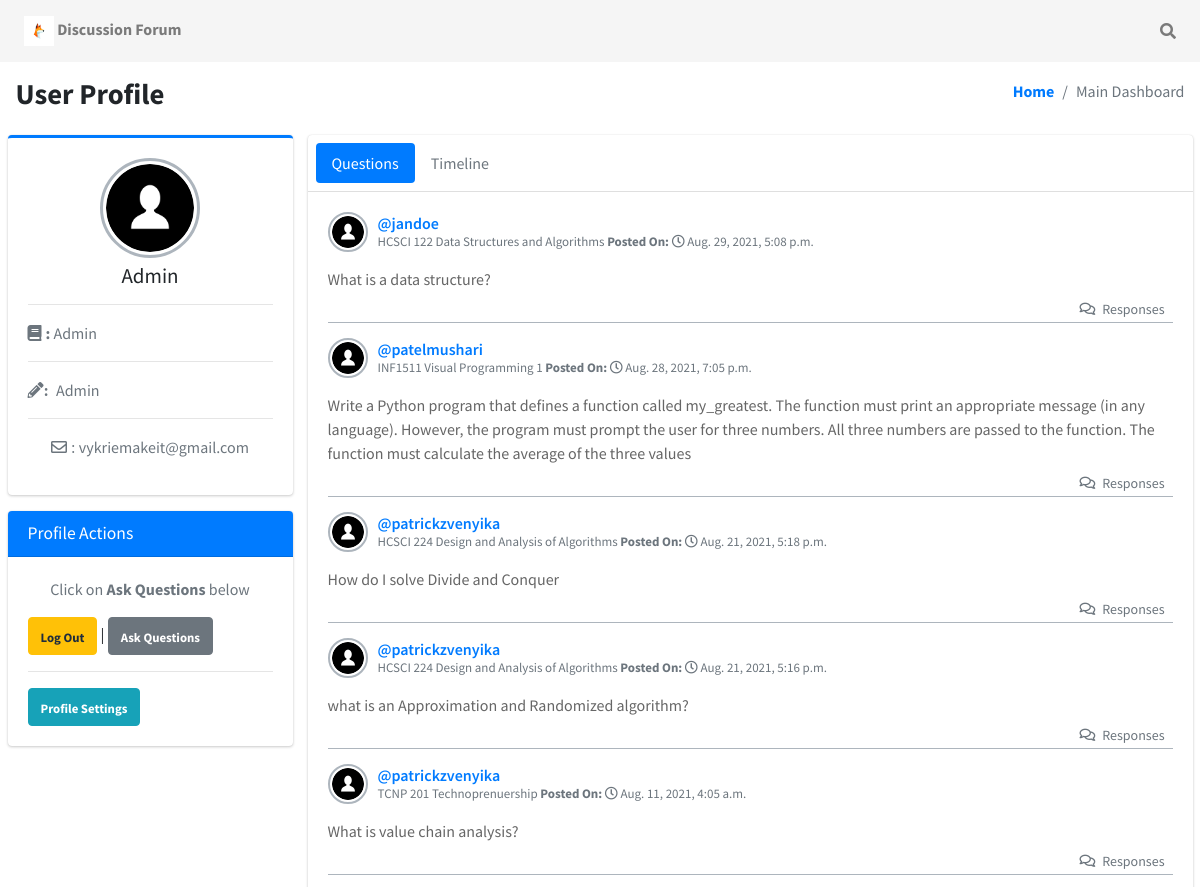
The app's page /main (signed in, upper part), older data.
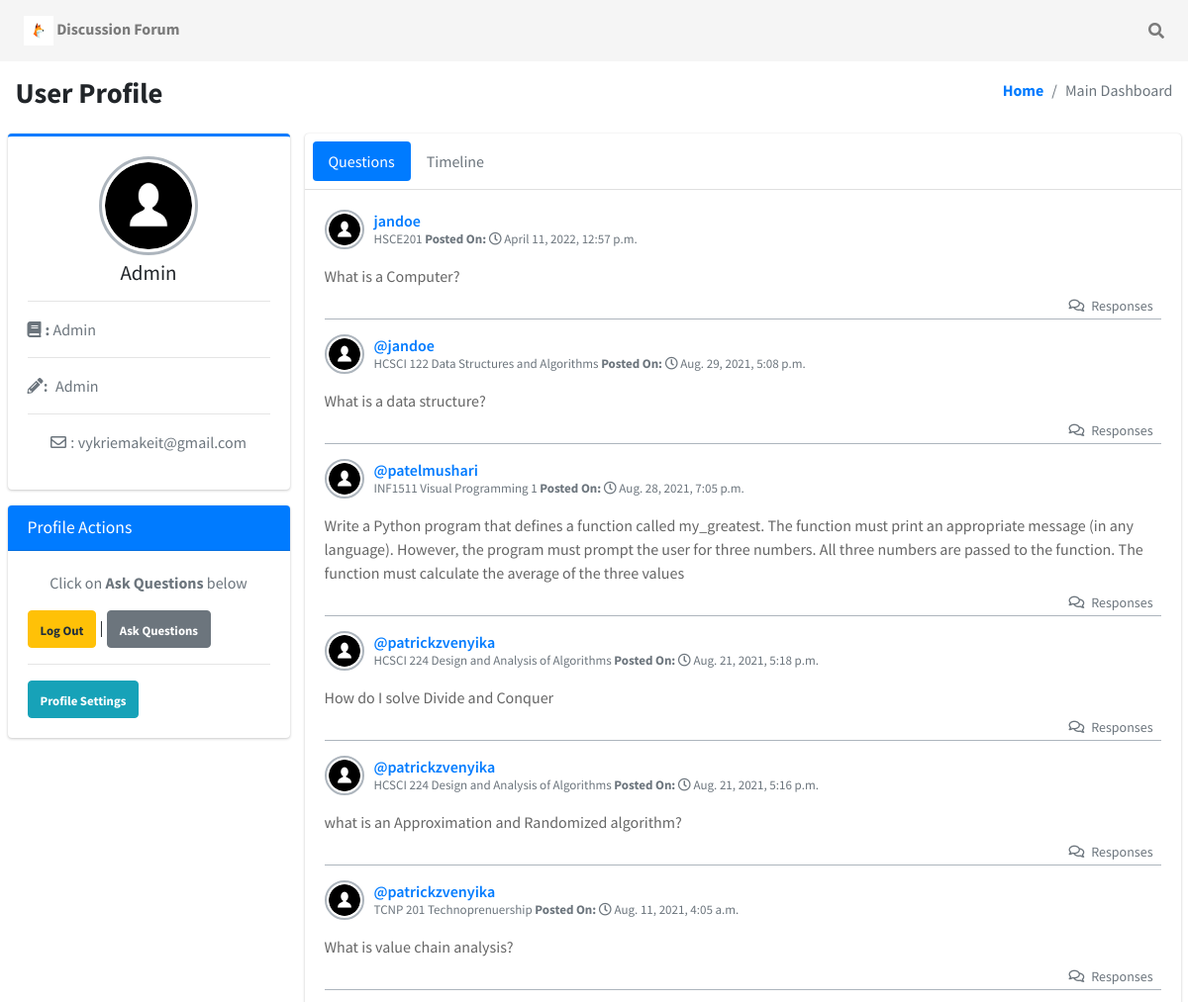
The same page, newer data.
### user/models.py (models this page shows, shortened)
class SiteUsers(models.Model):
    user =models.OneToOneField(User, null=True, blank=True, on_delete=models.CASCADE)
    position = models.CharField(max_length=20)
    email = models.CharField(max_length=100, null=True)
    program = models.CharField(max_length=180, null=True)
    pro_pic = models.ImageField(default="images/user-3.png",null=True, blank=True,upload_to='media')

class Question(models.Model):
    author = models.ForeignKey(User, null=True, on_delete = models.CASCADE)
    title = models.CharField(max_length = 300,null=False)
    subject = models.CharField(max_length=100, null=False)
    body = models.TextField(null=True)
    created_at = models.DateTimeField(auto_now_add = True)
    updated_at = models.DateTimeField(auto_now = True)
    def get_responses(self):
        return self.responses.filter(parent=None)

### user/views.py (the view)
# urls.py: path('main', views.main, name = 'main.html' ),
@login_required(login_url = 'login.html')
def main(request):
    questions = Question.objects.all().order_by('-created_at')
    context = {
        'questions' : questions
    }
    return render (request, 'main.html', context)

### templates/main.html (shortened to what this page needs)
{% load static %}
<!DOCTYPE html>
<html lang="en">
<head>
    <link rel="stylesheet" href="{% static 'plugins/fontawesome-free/css/all.min.css' %}">
    <link rel="stylesheet" href="{% static 'dist/css/bootstrap.min.css' %}">
</head>
<body class="hold-transition sidebar-mini">
    {% block content %}
    <div class="wrapper">
        <nav class="navbar navbar-expand navbar-white navbar-light" style="background-color:rgb(245, 245, 245);">
            <ul class="navbar-nav">
                <li class="nav-item d-none d-sm-inline-block">
                    <a href="" class="nav-link"><img src="{% static 'images/logo.png' %}" width="30" height="30" alt=""> <strong>Discussion Forum</strong> </a>
                </li>
            </ul>
            <ul class="navbar-nav ml-auto">
                <li class="nav-item">
                    <a class="nav-link" data-widget="navbar-search" href="#" role="button">
                        <i class="fas fa-search"></i>
                    </a>
                </li>
            </ul>
        </nav>
    </div>
    <div class="">
        <section class="content-header">
            <div class="container-fluid">
                <div class="row mb-2">
                    <div class="col-sm-6">
                        <h1> <strong>User Profile</strong></h1>
                    </div>
                    <div class="col-sm-6">
                        <ol class="breadcrumb float-sm-right">
                            <li class="breadcrumb-item"><a href=""><strong>Home</strong> </a></li>
                            <li class="breadcrumb-item active">Main Dashboard</li>
                        </ol>
                    </div>
                </div>
            </div>
        </section>
        <section class="content">
            <div class="container-fluid">
                <div class="row">
                    <div class="col-md-3">
                        <div class="card card-primary card-outline">
                            <div class="card-body box-profile">
                                <div class="text-center">
                                    <img class="profile-user-img img-fluid img-circle" src="{{request.user.siteusers.pro_pic.url}}" alt="User profile picture">
                                </div>
                                <h3 class="profile-username text-center">{{request.user}}</h3>
                                <hr>
                                <p class="text-muted text-left"><strong><i class="fas fa-book mr-1"></i>:</strong> {{request.user.siteusers.program}}</p>
                                <hr>
                                <p class="text-muted text-left"><strong><i class="fas fa-pencil-alt mr-1">:</i></strong> {{request.user.siteusers.position}}</p>
                                <hr>
                                <p class="text-muted text-center"><strong><i class="far fa-envelope"> :</i></strong> {{request.user.email}}</p>
                            </div>
                        </div>
                        <div class="card card-primary">
                            <div class="card-header">
                                <h3 class="card-title">Profile Actions</h3>
                            </div>
                            <div class="card-body">
                                <p class="text-muted text-center">Click on <strong>Ask Questions</strong> below </p>
                                <div class="profile-actions">
                                    <a href="{% url 'logout' %}" class="text-muted text-center"><button type="button" class="btn btn-warning"><small><strong>Log Out</strong></small></button> </a>|
                                    <a href="{% url 'questions.html' %}" class="text-muted text-center"><button type="button" class="btn btn-secondary"><small><strong>Ask Questions</strong></small></button> </a>
                                    <hr>
                                    <a href="{% url 'profile' %}" class="text-muted text-center"><button type="button" class="btn btn-info"><small><strong>Profile Settings</strong></small></button> </a>
                                </div>
                            </div>
                        </div>
                    </div>
                    <div class="col-md-9">
                        <div class="card">
                            <div class="card-header p-2">
                                <ul class="nav nav-pills">
                                    <li class="nav-item"><a class="nav-link active" href="#questions" data-toggle="tab">Questions</a></li>
                                    <li class="nav-item"><a class="nav-link" href="#timeline" data-toggle="tab">Timeline</a></li>
                                </ul>
                            </div>
                            <div class="card-body">
                                <div class="tab-content">
                                    <div class="active tab-pane" id="questions">
                                        {% for question in questions %}
                                        <div class="post">
                                            <div class="user-block">
                                                <img class="img-circle img-bordered-sm" src="{% static 'images/user-3.png'%}" alt="user image">
                                                <span class="username">
                                                <a href="#">{{question.author.username}}</a>
                                              </span>
                                                <span class="description">{{question.subject}} <strong> Posted On:</strong>  <i class="far fa-clock"></i> {{question.created_at}}</span>
                                            </div>
                                            <p>
                                                {{question.title}}
                                            </p>
                                            <p>
                                                <span class="float-right btn-tool">
                                                <a href="{% url 'responses.html' question.id %}" class="link-black text-sm">
                                                  <i class="far fa-comments mr-1"></i> Responses
                                                </a>
                                              </span>
                                            </p>
                                        </div>
                                        {% endfor %}
                                    </div>
                                </div>
                            </div>
                        </div>
                    </div>
                </div>
            </div>
        </section>
    </div>
    {% endblock %}
</body>
</html>

Row changes from the older to the newer data that the page shows:
added Question: author.username "jandoe", subject "HSCE201", created_at "April 11, 2022, 12:57 p.m.", title "What is a Computer?"
